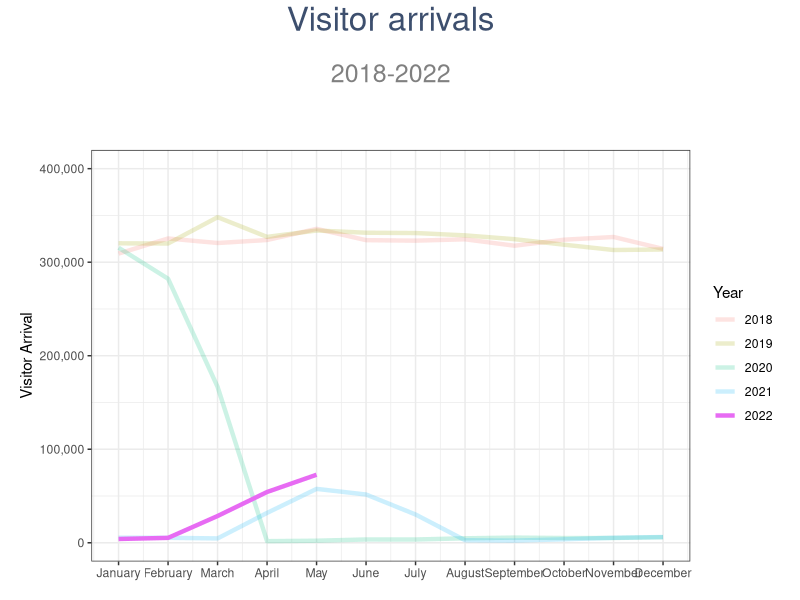
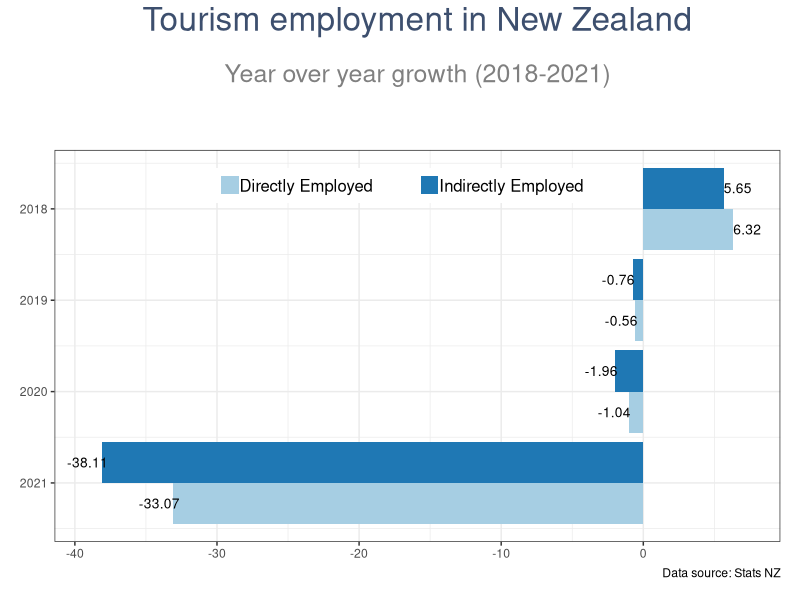

These charts were generated, in order, by the following R code: (Note: this script raises an error after producing the figures.)
library(readxl)
library(scales)
library(lubridate)
library(grid)
library(tidyverse)


########### graph1 ######
intArrival <- read_excel("COVID19_impact_on_NZ_Tourism/RawData/InternationaArrival2010-Apr2022.xlsx")


# data prep 
intArrivalClean0 <- as.data.frame(intArrival[2:150,])
names(intArrivalClean0) <- c("date","seasonallyAdjusted","trend")
intArrivalClean0$date <- as.Date(paste(intArrivalClean0$date, "01", sep = "-"), "%YM%m-%d")
intArrivalClean0$date <- as.POSIXct(intArrivalClean0$date)

intArrivalClean1 <- intArrivalClean0 %>%
  mutate(SeasonallyAdjusted = as.numeric(seasonallyAdjusted), 
         Trend = as.numeric(trend),
         Year = year(date),
         Month = month(date)) %>%
  filter(Year %in% c(2018:2022))



# visualisation 

intArrivalClean1$Year <- factor(intArrivalClean1$Year)

ggplot() +
  geom_line(data = intArrivalClean1, aes (x = Month, y = SeasonallyAdjusted, color = Year, alpha = Year),lwd=1.5)+
  scale_alpha_manual(values=c(0.2,0.2,0.2,0.2,1)) +
  theme(axis.title.x = element_blank()) +
  labs (title = "Visitor arrivals",
        subtitle = "2018-2022") +
  scale_y_continuous(name = "Visitor Arrival",limits = c(0,400000),labels = comma) +
  scale_x_continuous( breaks = seq_along(month.name),
                      labels = month.name) +
  theme_bw() +
    theme(plot.title = element_text(colour = "#3d4f6e",size = 24,vjust = 10, hjust = 0.5),
          plot.subtitle = element_text(colour = "#808080",size = 18, vjust = 10, hjust =0.5),
          plot.margin = margin(2, 0.5, 0.5, 0.5, "cm"),
          axis.title.x = element_blank())


########### graphe 2 employment market######

employment <- read_excel("COVID19_impact_on_NZ_Tourism/RawData/employment.xlsx")

employment0 <- as.data.frame(employment[2:13,1:4])
names(employment0) <- c("Year","DirectlyEmployed","IndirectlyEmployed","TotalEmployed")


employment1 <- employment0 %>%
  mutate(DirectlyEmployed = as.numeric(DirectlyEmployed),
         IndirectlyEmployed = as.numeric(IndirectlyEmployed),
         TotalEmployed = as.numeric(TotalEmployed),
         Year = as.numeric(Year)) %>%
  mutate(DirectlyEmployedGrowthRate = 
           round((DirectlyEmployed- lag(DirectlyEmployed))/lag(DirectlyEmployed)*100, digits = 2),
         IndirectlyEmployedGrowthRate = 
           round((IndirectlyEmployed- lag(IndirectlyEmployed))/lag(IndirectlyEmployed)*100, digits = 2),
         TotalEmployedGrowthRate = 
           round((TotalEmployed- lag(TotalEmployed))/lag(TotalEmployed)*100, digits = 2)) %>%
  filter(Year %in% c(2018:2021)) %>%
  select(c("Year","DirectlyEmployedGrowthRate","IndirectlyEmployedGrowthRate","TotalEmployedGrowthRate"))

names(employment1) <- c("Year","Directly Employed", "Indirectly Employed", "Total Employed")


# visualization

emplViz <- employment1 %>%
  gather("Directly Employed", "Indirectly Employed", "Total Employed", 
         key = EmployementType, value = AnnualGrowthRate) %>%
  filter(EmployementType %in% c("Directly Employed","Indirectly Employed"))

ggplot(data = emplViz, aes (x = Year, y = AnnualGrowthRate, fill = EmployementType )) +
  geom_bar(stat = "identity", position = position_dodge()) +
  geom_text(aes(y=AnnualGrowthRate+sign(AnnualGrowthRate),label=AnnualGrowthRate),position = position_dodge(0.9), size=3.5) +
  scale_fill_brewer(palette = "Paired") +
  labs(title = "Tourism employment in New Zealand",
       subtitle = "Year over year growth (2018-2021)",
       caption = "Data source: Stats NZ",
       fill = "") +
  theme_bw() +
  theme(plot.title = element_text(colour = "#3d4f6e",size = 24,vjust = 10, hjust = 0.5),
        plot.subtitle = element_text(colour = "#808080",size = 18, vjust = 10, hjust =0.5),
        axis.title.y = element_blank(),
        axis.title.x = element_blank(),
        legend.direction = "horizontal",
        legend.position = c(0.5, 0.91),
        legend.text = element_text(size = 12,margin = margin(r = 1, unit = 'cm')),
        legend.key.size = unit(0.5, "cm"),
        plot.margin = margin(2, 0.5, 0.5, 0.5, "cm")) + 
  scale_x_reverse() +
  coord_flip()





##### 3 Domestic expenditure #####
expenditure0 <- read_excel("COVID19_impact_on_NZ_Tourism/RawData/expenditure.xlsx")

expenditure <- expenditure0 %>%
  mutate(Domestic = as.numeric(Domestic),
         International = as.numeric(International),
         Total = as.numeric(Total)) %>% 
  mutate(DomesticGRT = round((Domestic- lag(Domestic))/lag(Domestic)*100, digits = 2),
         InternationalGRT = round((International- lag(International))/lag(International)*100, digits = 2),
         TotalGRT = round((Total- lag(Total))/lag(Total)*100, digits = 2))
  

expenditureGRT <-  expenditure %>% 
  select(Year, DomesticGRT, InternationalGRT, TotalGRT) %>%
  rename(Domestic = DomesticGRT , International = InternationalGRT, Total = TotalGRT) +
  gather(Domestic, Domestic, Total,key = TypeOfTourist, value = ExpenditureYOYGRT) %>%
  filter( Year %in% c(2015:2022), TypeOfTourist %in% c("Domestic","International")) 


ggplot(data = expenditureGRT, aes(x = Year, y = ExpenditureYOYGRT, fill = TypeOfTourist)) +
  geom_bar(stat = "identity", position = position_dodge()) +
  labs(title = "Annual growth of travel expenditure by tourist type",
       subtitle = "From 2015 to 2021",
       caption = "Data source: Stats NZ",
       fill = "") +
  theme_bw() +
  theme(plot.title = element_text(colour = "#3d4f6e",size = 24,vjust = 10, hjust = 0.5),
        plot.subtitle = element_text(colour = "#808080",size = 18, vjust = 10, hjust =0.5),
        axis.title.y = element_blank(),
        axis.title.x = element_blank(),
        legend.direction = "horizontal",
        legend.position = c(0.5, 1.035),
        legend.text = element_text(size = 12,margin = margin(r = 1, unit = 'cm')),
        legend.key.size = unit(0.5, "cm"),
        plot.margin = margin(2, 0.5, 0.5, 0.5, "cm"))
